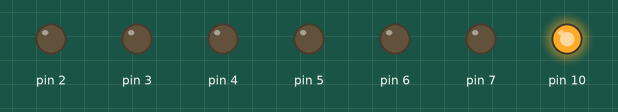
Simulated run of this sketch. Board: Arduino Uno, built with avr-gcc and run on an emulated ATmega328P. On the bench: output pins drawn as LEDs (lit = HIGH).

Above: at 0.1 s.
At 5.1 s:
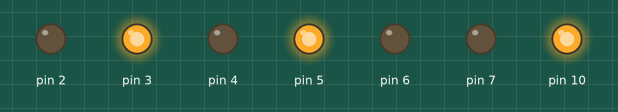
At 10.1 s:
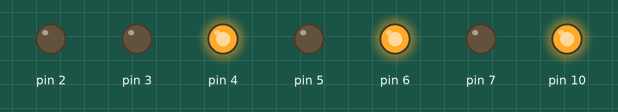
At 20.1 s:
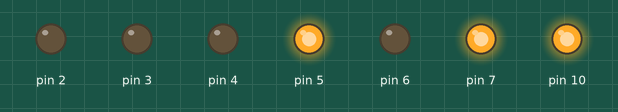
At 30.1 s:
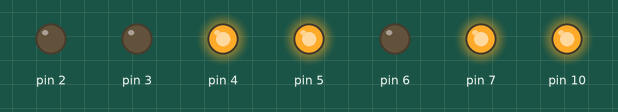
At 39.75 s:
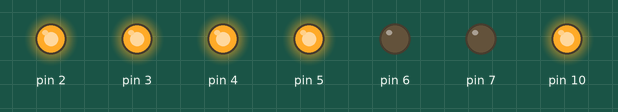
Timing chart, 0 to 40.0 s (numbered marks = the images above):
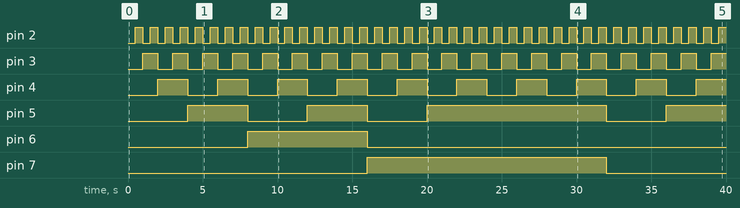

The sketch:

LED_test.ino
```cpp
//cycles through all 64 LEDs in order

void setup() {
  // init ports (6 for inputs, 7th for OE0)
  pinMode(2, OUTPUT);
  pinMode(3, OUTPUT);
  pinMode(4, OUTPUT);
  pinMode(5, OUTPUT);
  pinMode(6, OUTPUT);
  pinMode(7, OUTPUT);
  pinMode(10, OUTPUT);
  digitalWrite(10, HIGH);
}

void loop() {
  //000000
  digitalWrite(2, LOW);
  digitalWrite(3, LOW);
  digitalWrite(4, LOW);
  digitalWrite(5, LOW);
  digitalWrite(6, LOW);
  digitalWrite(7, LOW);
  delay(500);
  //000001
  digitalWrite(2, HIGH);
  delay(500);
  //000010
  digitalWrite(3, HIGH);
  digitalWrite(2, LOW);
  delay(500);
  //000011
  digitalWrite(2, HIGH);
  delay(500);
  //000100
  digitalWrite(4, HIGH);
  digitalWrite(3, LOW);
  digitalWrite(2, LOW);
  delay(500);
  //000101
  digitalWrite(2, HIGH);
  delay(500);
  //000110
  digitalWrite(3, HIGH);
  digitalWrite(2, LOW);
  delay(500);
  //000111
  digitalWrite(2, HIGH);
  delay(500);
  //001000
  digitalWrite(5, HIGH);
  digitalWrite(4, LOW);
  digitalWrite(3, LOW);
  digitalWrite(2, LOW);
  delay(500);
  //001001
  digitalWrite(2, HIGH);
  delay(500);
  //001010
  digitalWrite(3, HIGH);
  digitalWrite(2, LOW);
  delay(500);
  //001011
  digitalWrite(2, HIGH);
  delay(500);
  //001100
  digitalWrite(4, HIGH);
  digitalWrite(3, LOW);
  digitalWrite(2, LOW);
  delay(500);
  //001101
  digitalWrite(2, HIGH);
  delay(500);
  //001110
  digitalWrite(3, HIGH);
  digitalWrite(2, LOW);
  delay(500);
  //001111
  digitalWrite(2, HIGH);
  delay(500);
  //010000
  digitalWrite(6, HIGH);
  digitalWrite(5, LOW);
  digitalWrite(4, LOW);
  digitalWrite(3, LOW);
  digitalWrite(2, LOW);
  delay(500);
  //010001
  digitalWrite(2, HIGH);
  delay(500);
  //010010
  digitalWrite(3, HIGH);
  digitalWrite(2, LOW);
  delay(500);
  //010011
  digitalWrite(2, HIGH);
  delay(500);
  //010100
  digitalWrite(4, HIGH);
  digitalWrite(3, LOW);
  digitalWrite(2, LOW);
  delay(500);
  //010101
  digitalWrite(2, HIGH);
  delay(500);
  //010110
  digitalWrite(3, HIGH);
  digitalWrite(2, LOW);
  delay(500);
  //010111
  digitalWrite(2, HIGH);
  delay(500);
  //011000
  digitalWrite(5, HIGH);
  digitalWrite(4, LOW);
  digitalWrite(3, LOW);
  digitalWrite(2, LOW);
  delay(500);
  //011001
  digitalWrite(2, HIGH);
  delay(500);
  //011010
  digitalWrite(3, HIGH);
  digitalWrite(2, LOW);
  delay(500);
  //011011
  digitalWrite(2, HIGH);
  delay(500);
  //011100
  digitalWrite(4, HIGH);
  digitalWrite(3, LOW);
  digitalWrite(2, LOW);
  delay(500);
  //011101
  digitalWrite(2, HIGH);
  delay(500);
  //011110
  digitalWrite(3, HIGH);
  digitalWrite(2, LOW);
  delay(500);
  //011111
  digitalWrite(2, HIGH);
  delay(500);
  //100000
  digitalWrite(7, HIGH);
  digitalWrite(6, LOW);
  digitalWrite(5, LOW);
  digitalWrite(4, LOW);
  digitalWrite(3, LOW);
  digitalWrite(2, LOW);
  delay(500);
  //100001
  digitalWrite(2, HIGH);
  delay(500);
  //100010
  digitalWrite(3, HIGH);
  digitalWrite(2, LOW);
  delay(500);
  //100011
  digitalWrite(2, HIGH);
  delay(500);
  //100100
  digitalWrite(4, HIGH);
  digitalWrite(3, LOW);
  digitalWrite(2, LOW);
  delay(500);
  //100101
  digitalWrite(2, HIGH);
  delay(500);
  //100110
  digitalWrite(3, HIGH);
  digitalWrite(2, LOW);
  delay(500);
  //100111
  digitalWrite(2, HIGH);
  delay(500);
  //101000
  digitalWrite(5, HIGH);
  digitalWrite(4, LOW);
  digitalWrite(3, LOW);
  digitalWrite(2, LOW);
  delay(500);
  //101001
  digitalWrite(2, HIGH);
  delay(500);
  //101010
  digitalWrite(3, HIGH);
  digitalWrite(2, LOW);
  delay(500);
  //101011
  digitalWrite(2, HIGH);
  delay(500);
  //101100
  digitalWrite(4, HIGH);
  digitalWrite(3, LOW);
  digitalWrite(2, LOW);
  delay(500);
  //101101
  digitalWrite(2, HIGH);
  delay(500);
  //101110
  digitalWrite(3, HIGH);
  digitalWrite(2, LOW);
  delay(500);
  //101111
  digitalWrite(2, HIGH);
  delay(500);
  //110000
  digitalWrite(5, HIGH);
  digitalWrite(4, LOW);
  digitalWrite(3, LOW);
  digitalWrite(2, LOW);
  delay(500);
  //110001
  digitalWrite(2, HIGH);
  delay(500);
  //110010
  digitalWrite(3, HIGH);
  digitalWrite(2, LOW);
  delay(500);
  //110011
  digitalWrite(2, HIGH);
  delay(500);
  //110100
  digitalWrite(4, HIGH);
  digitalWrite(3, LOW);
  digitalWrite(2, LOW);
  delay(500);
  //110101
  digitalWrite(2, HIGH);
  delay(500);
  //110110
  digitalWrite(3, HIGH);
  digitalWrite(2, LOW);
  delay(500);
  //110111
  digitalWrite(2, HIGH);
  delay(500);
  //111000
  digitalWrite(5, HIGH);
  digitalWrite(4, LOW);
  digitalWrite(3, LOW);
  digitalWrite(2, LOW);
  delay(500);
  //111001
  digitalWrite(2, HIGH);
  delay(500);
  //111010
  digitalWrite(3, HIGH);
  digitalWrite(2, LOW);
  delay(500);
  //111011
  digitalWrite(2, HIGH);
  delay(500);
  //111100
  digitalWrite(4, HIGH);
  digitalWrite(3, LOW);
  digitalWrite(2, LOW);
  delay(500);
  //111101
  digitalWrite(2, HIGH);
  delay(500);
  //111110
  digitalWrite(3, HIGH);
  digitalWrite(2, LOW);
  delay(500);
  //111111
  digitalWrite(2, HIGH);
  delay(500);
}
```

Measured:
- by itself, pin 2: alternates HIGH for 0.50 s and LOW for 0.50 s
- by itself, pin 3: alternates HIGH for 1.0 s and LOW for 1.0 s
- by itself, pin 4: alternates HIGH for 2.0 s and LOW for 2.0 s
- by itself, pin 5: goes HIGH 4.0 s, LOW 4.0 s, HIGH 4.0 s, LOW 4.0 s, HIGH 12.0 s, LOW 4.0 s, then HIGH
- by itself, pin 6: LOW → HIGH at 8.0 s, → LOW 8.0 s later
- by itself, pin 7: LOW → HIGH at 16.0 s, → LOW 16.0 s later
